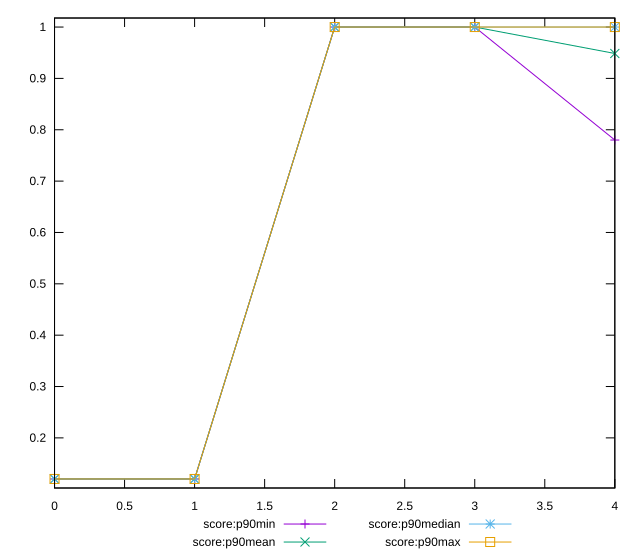

Write the gnuplot code that produced this figure.
reset

$scoreP90Min <<EOF
0 0.12
1 0.12
2 1
3 1
4 0.78
EOF

$scoreP90Mean <<EOF
0 0.11999999999999984
1 0.11999999999999984
2 1
3 1
4 0.9485106382978726
EOF

$scoreP90Median <<EOF
0 0.12
1 0.12
2 1
3 1
4 1
EOF

$scoreP90Max <<EOF
0 0.12
1 0.12
2 1
3 1
4 1
EOF

set key outside below
set xrange [0:4]
set yrange [0.10239999999999984:1.0176]
set trange [0.10239999999999984:1.0176]
set terminal svg size 640, 560 enhanced background rgb 'white'
set output "report_00025_2021-02-22T21:38:55.199Z/uses-long-cache-ttl/progression/score.svg"

plot $scoreP90Min title "score:p90min" with linespoints, \
     $scoreP90Mean title "score:p90mean" with linespoints, \
     $scoreP90Median title "score:p90median" with linespoints, \
     $scoreP90Max title "score:p90max" with linespoints

reset
